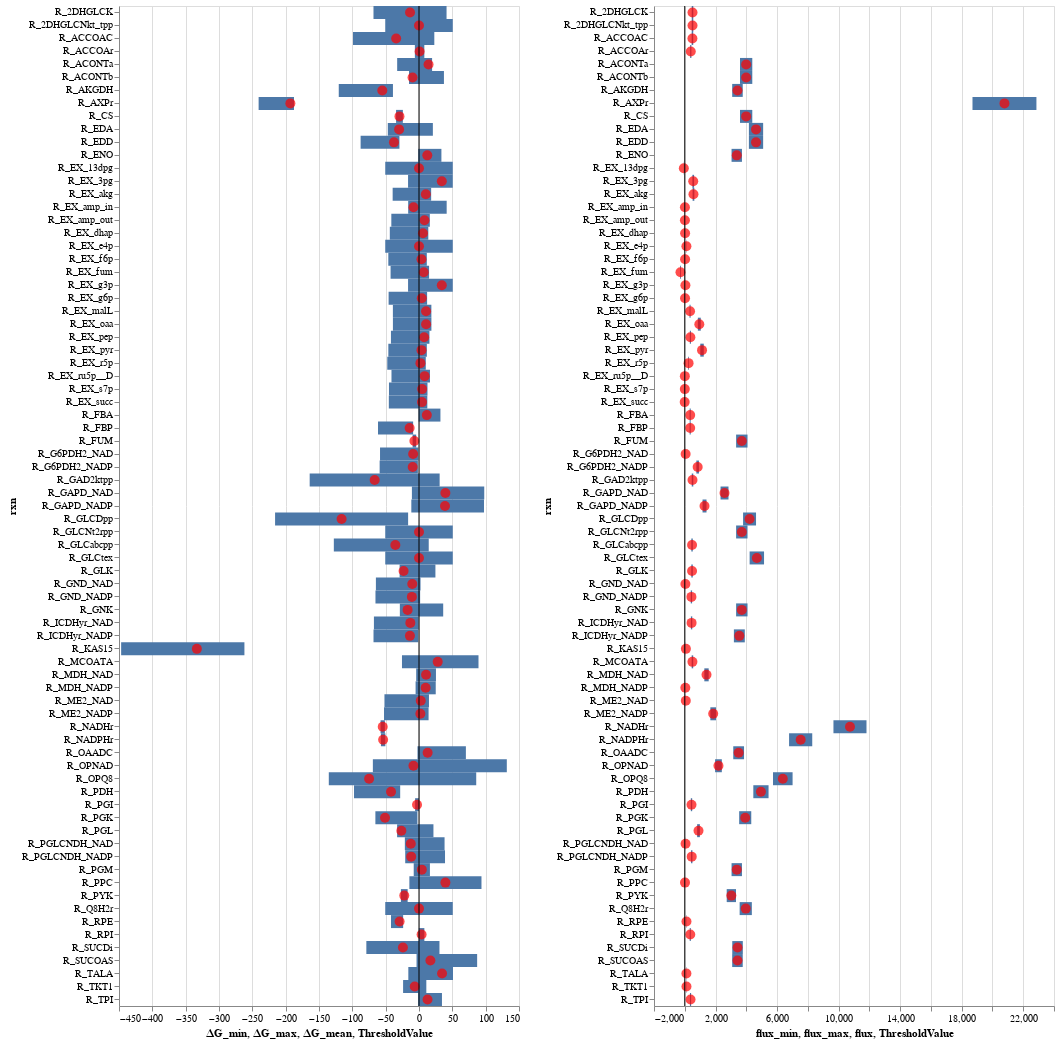

Notebook code for this chart:
### Code cell
flag, flux_df, dG_df = check_thermodynamic_feasibility(data_dict) 
dG_df['rxn'] = dG_df.index


flux_df['rxn'] = flux_df.index
flux_df['flux_min'] = flux_df['vref_mean (mmol/L/h)'] - flux_df['vref_std (mmol/L/h)']
flux_df['flux_max'] = flux_df['vref_mean (mmol/L/h)'] + flux_df['vref_std (mmol/L/h)']
flux_df['flux'] = flux_df['vref_mean (mmol/L/h)']

height=1000
width=400
plot_dG_and_flux(dG_df,  flux_df, height, width)

### Figure 1 — Vega-Lite specification as saved in the notebook (floating-point values rounded to 4 significant figures)
{"$schema": "https://vega.github.io/schema/vega-lite/v3.3.0.json", "config": {"mark": {"tooltip": null}, "view": {"height": 300, "width": 400}}, "datasets": {"data-18737f45919422dc9ff2b46f0f3815c0": [{"flux": 473, "flux_max": 520.3, "flux_min": 425.7, "rxn": "R_GLCabcpp", "vref_mean (mmol/L/h)": 473, "vref_mean2 (mmol/L/h)": 473, "vref_std (mmol/L/h)": 47.3, "vref_std2 (mmol/L/h)": 47.3}, {"flux": 473, "flux_max": 520.3, "flux_min": 425.7, "rxn": "R_GLK", "vref_mean (mmol/L/h)": 473, "vref_mean2 (mmol/L/h)": 473, "vref_std (mmol/L/h)": 47.3, "vref_std2 (mmol/L/h)": 47.3}, {"flux": 3708, "flux_max": 4079.0, "flux_min": 3337.0, "rxn": "R_GLCNt2rpp", "vref_mean (mmol/L/h)": 3708, "vref_mean2 (mmol/L/h)": 3708, "vref_std (mmol/L/h)": 370.7, "vref_std2 (mmol/L/h)": 370.7}, {"flux": 3708, "flux_max": 4079.0, "flux_min": 3337.0, "rxn": "R_GNK", "vref_mean (mmol/L/h)": 3708, "vref_mean2 (mmol/L/h)": 3708, "vref_std (mmol/L/h)": 370.7, "vref_std2 (mmol/L/h)": 370.7}, {"flux": 503, "flux_max": 553.3, "flux_min": 452.7, "rxn": "R_2DHGLCNkt_tpp", "vref_mean (mmol/L/h)": 503, "vref_mean2 (mmol/L/h)": 503, "vref_std (mmol/L/h)": 50.3, "vref_std2 (mmol/L/h)": 50.3}, {"flux": 503, "flux_max": 553.3, "flux_min": 452.7, "rxn": "R_2DHGLCK", "vref_mean (mmol/L/h)": 503, "vref_mean2 (mmol/L/h)": 503, "vref_std (mmol/L/h)": 50.3, "vref_std2 (mmol/L/h)": 50.3}, {"flux": 51, "flux_max": 56.1, "flux_min": 45.9, "rxn": "R_PGLCNDH_NAD", "vref_mean (mmol/L/h)": 51, "vref_mean2 (mmol/L/h)": 51, "vref_std (mmol/L/h)": 5.1, "vref_std2 (mmol/L/h)": 5.1}, {"flux": 452, "flux_max": 497.2, "flux_min": 406.8, "rxn": "R_PGLCNDH_NADP", "vref_mean (mmol/L/h)": 452, "vref_mean2 (mmol/L/h)": 452, "vref_std (mmol/L/h)": 45.2, "vref_std2 (mmol/L/h)": 45.2}, {"flux": 4211, "flux_max": 4632.0, "flux_min": 3790.0, "rxn": "R_GLCDpp", "vref_mean (mmol/L/h)": 4211, "vref_mean2 (mmol/L/h)": 4211, "vref_std (mmol/L/h)": 421.1, "vref_std2 (mmol/L/h)": 421.1}, {"flux": 503, "flux_max": 553.3, "flux_min": 452.7, "rxn": "R_GAD2ktpp", "vref_mean (mmol/L/h)": 503, "vref_mean2 (mmol/L/h)": 503, "vref_std (mmol/L/h)": 50.3, "vref_std2 (mmol/L/h)": 50.3}, {"flux": 55, "flux_max": 60.5, "flux_min": 49.5, "rxn": "R_G6PDH2_NAD", "vref_mean (mmol/L/h)": 55, "vref_mean2 (mmol/L/h)": 55, "vref_std (mmol/L/h)": 5.5, "vref_std2 (mmol/L/h)": 5.5}, {"flux": 838, "flux_max": 921.8, "flux_min": 754.2, "rxn": "R_G6PDH2_NADP", "vref_mean (mmol/L/h)": 838, "vref_mean2 (mmol/L/h)": 838, "vref_std (mmol/L/h)": 83.8, "vref_std2 (mmol/L/h)": 83.8}, {"flux": 893, "flux_max": 982.3, "flux_min": 803.7, "rxn": "R_PGL", "vref_mean (mmol/L/h)": 893, "vref_mean2 (mmol/L/h)": 893, "vref_std (mmol/L/h)": 89.3, "vref_std2 (mmol/L/h)": 89.3}, {"flux": 41, "flux_max": 45.1, "flux_min": 36.9, "rxn": "R_GND_NAD", "vref_mean (mmol/L/h)": 41, "vref_mean2 (mmol/L/h)": 41, "vref_std (mmol/L/h)": 4.1, "vref_std2 (mmol/L/h)": 4.1}, {"flux": 432, "flux_max": 475.2, "flux_min": 388.8, "rxn": "R_GND_NADP", "vref_mean (mmol/L/h)": 432, "vref_mean2 (mmol/L/h)": 432, "vref_std (mmol/L/h)": 43.2, "vref_std2 (mmol/L/h)": 43.2}, {"flux": 357, "flux_max": 392.7, "flux_min": 321.3, "rxn": "R_RPI", "vref_mean (mmol/L/h)": 357, "vref_mean2 (mmol/L/h)": 357, "vref_std (mmol/L/h)": 35.7, "vref_std2 (mmol/L/h)": 35.7}, {"flux": 111, "flux_max": 122.1, "flux_min": 99.9, "rxn": "R_RPE", "vref_mean (mmol/L/h)": 111, "vref_mean2 (mmol/L/h)": 111, "vref_std (mmol/L/h)": 11.1, "vref_std2 (mmol/L/h)": 11.1}, {"flux": 111, "flux_max": 122.1, "flux_min": 99.9, "rxn": "R_TKT1", "vref_mean (mmol/L/h)": 111, "vref_mean2 (mmol/L/h)": 111, "vref_std (mmol/L/h)": 11.1, "vref_std2 (mmol/L/h)": 11.1}, {"flux": 107, "flux_max": 117.7, "flux_min": 96.3, "rxn": "R_TALA", "vref_mean (mmol/L/h)": 107, "vref_mean2 (mmol/L/h)": 107, "vref_std (mmol/L/h)": 10.7, "vref_std2 (mmol/L/h)": 10.7}, {"flux": 4631, "flux_max": 5094.0, "flux_min": 4168.0, "rxn": "R_EDD", "vref_mean (mmol/L/h)": 4631, "vref_mean2 (mmol/L/h)": 4631, "vref_std (mmol/L/h)": 463.1, "vref_std2 (mmol/L/h)": 463.1}, {"flux": 4631, "flux_max": 5094.0, "flux_min": 4168.0, "rxn": "R_EDA", "vref_mean (mmol/L/h)": 4631, "vref_mean2 (mmol/L/h)": 4631, "vref_std (mmol/L/h)": 463.1, "vref_std2 (mmol/L/h)": 463.1}, {"flux": 438, "flux_max": 481.8, "flux_min": 394.2, "rxn": "R_PGI", "vref_mean (mmol/L/h)": 438, "vref_mean2 (mmol/L/h)": 438, "vref_std (mmol/L/h)": 43.8, "vref_std2 (mmol/L/h)": 43.8}, {"flux": 352, "flux_max": 387.2, "flux_min": 316.8, "rxn": "R_FBP", "vref_mean (mmol/L/h)": 352, "vref_mean2 (mmol/L/h)": 352, "vref_std (mmol/L/h)": 35.2, "vref_std2 (mmol/L/h)": 35.2}, {"flux": 352, "flux_max": 387.2, "flux_min": 316.8, "rxn": "R_FBA", "vref_mean (mmol/L/h)": 352, "vref_mean2 (mmol/L/h)": 352, "vref_std (mmol/L/h)": 35.2, "vref_std2 (mmol/L/h)": 35.2}, {"flux": 374, "flux_max": 411.4, "flux_min": 336.6, "rxn": "R_TPI", "vref_mean (mmol/L/h)": 374, "vref_mean2 (mmol/L/h)": 374, "vref_std (mmol/L/h)": 37.4, "vref_std2 (mmol/L/h)": 37.4}, {"flux": 2584, "flux_max": 2842.0, "flux_min": 2326.0, "rxn": "R_GAPD_NAD", "vref_mean (mmol/L/h)": 2584, "vref_mean2 (mmol/L/h)": 2584, "vref_std (mmol/L/h)": 258.4, "vref_std2 (mmol/L/h)": 258.4}, {"flux": 1284, "flux_max": 1412.0, "flux_min": 1156.0, "rxn": "R_GAPD_NADP", "vref_mean (mmol/L/h)": 1284, "vref_mean2 (mmol/L/h)": 1284, "vref_std (mmol/L/h)": 128.4, "vref_std2 (mmol/L/h)": 128.4}, {"flux": 3929, "flux_max": 4322.0, "flux_min": 3536.0, "rxn": "R_PGK", "vref_mean (mmol/L/h)": 3929, "vref_mean2 (mmol/L/h)": 3929, "vref_std (mmol/L/h)": 392.9, "vref_std2 (mmol/L/h)": 392.9}, {"flux": 3379, "flux_max": 3717.0, "flux_min": 3041.0, "rxn": "R_PGM", "vref_mean (mmol/L/h)": 3379, "vref_mean2 (mmol/L/h)": 3379, "vref_std (mmol/L/h)": 337.9, "vref_std2 (mmol/L/h)": 337.9}, {"flux": 3379, "flux_max": 3717.0, "flux_min": 3041.0, "rxn": "R_ENO", "vref_mean (mmol/L/h)": 3379, "vref_mean2 (mmol/L/h)": 3379, "vref_std (mmol/L/h)": 337.9, "vref_std2 (mmol/L/h)": 337.9}, {"flux": 3029, "flux_max": 3332.0, "flux_min": 2726.0, "rxn": "R_PYK", "vref_mean (mmol/L/h)": 3029, "vref_mean2 (mmol/L/h)": 3029, "vref_std (mmol/L/h)": 302.9, "vref_std2 (mmol/L/h)": 302.9}, {"flux": 4951, "flux_max": 5446.0, "flux_min": 4456.0, "rxn": "R_PDH", "vref_mean (mmol/L/h)": 4951, "vref_mean2 (mmol/L/h)": 4951, "vref_std (mmol/L/h)": 495.1, "vref_std2 (mmol/L/h)": 495.1}, {"flux": 3502, "flux_max": 3852.0, "flux_min": 3152.0, "rxn": "R_OAADC", "vref_mean (mmol/L/h)": 3502, "vref_mean2 (mmol/L/h)": 3502, "vref_std (mmol/L/h)": 350.2, "vref_std2 (mmol/L/h)": 350.2}, {"flux": 15, "flux_max": 16.5, "flux_min": 13.5, "rxn": "R_PPC", "vref_mean (mmol/L/h)": 15, "vref_mean2 (mmol/L/h)": 15, "vref_std (mmol/L/h)": 1.5, "vref_std2 (mmol/L/h)": 1.5}, {"flux": 1848, "flux_max": 2033.0, "flux_min": 1663.0, "rxn": "R_ME2_NADP", "vref_mean (mmol/L/h)": 1848, "vref_mean2 (mmol/L/h)": 1848, "vref_std (mmol/L/h)": 184.8, "vref_std2 (mmol/L/h)": 184.8}, {"flux": 67, "flux_max": 73.7, "flux_min": 60.3, "rxn": "R_ME2_NAD", "vref_mean (mmol/L/h)": 67, "vref_mean2 (mmol/L/h)": 67, "vref_std (mmol/L/h)": 6.7, "vref_std2 (mmol/L/h)": 6.7}, {"flux": 1413, "flux_max": 1554.0, "flux_min": 1272.0, "rxn": "R_MDH_NAD", "vref_mean (mmol/L/h)": 1413, "vref_mean2 (mmol/L/h)": 1413, "vref_std (mmol/L/h)": 141.3, "vref_std2 (mmol/L/h)": 141.3}, {"flux": 36, "flux_max": 39.6, "flux_min": 32.4, "rxn": "R_MDH_NADP", "vref_mean (mmol/L/h)": 36, "vref_mean2 (mmol/L/h)": 36, "vref_std (mmol/L/h)": 3.6, "vref_std2 (mmol/L/h)": 3.6}, {"flux": 3708, "flux_max": 4079.0, "flux_min": 3337.0, "rxn": "R_FUM", "vref_mean (mmol/L/h)": 3708, "vref_mean2 (mmol/L/h)": 3708, "vref_std (mmol/L/h)": 370.8, "vref_std2 (mmol/L/h)": 370.8}, {"flux": 3430, "flux_max": 3773, "flux_min": 3087, "rxn": "R_SUCDi", "vref_mean (mmol/L/h)": 3430, "vref_mean2 (mmol/L/h)": 3430, "vref_std (mmol/L/h)": 343, "vref_std2 (mmol/L/h)": 343}, {"flux": 3425, "flux_max": 3082.0, "flux_min": 3768.0, "rxn": "R_SUCOAS", "vref_mean (mmol/L/h)": 3425, "vref_mean2 (mmol/L/h)": 3425, "vref_std (mmol/L/h)": -342.5, "vref_std2 (mmol/L/h)": -342.5}, {"flux": 3425, "flux_max": 3768.0, "flux_min": 3082.0, "rxn": "R_AKGDH", "vref_mean (mmol/L/h)": 3425, "vref_mean2 (mmol/L/h)": 3425, "vref_std (mmol/L/h)": 342.5, "vref_std2 (mmol/L/h)": 342.5}, {"flux": 3547, "flux_max": 3902.0, "flux_min": 3192.0, "rxn": "R_ICDHyr_NADP", "vref_mean (mmol/L/h)": 3547, "vref_mean2 (mmol/L/h)": 3547, "vref_std (mmol/L/h)": 354.7, "vref_std2 (mmol/L/h)": 354.7}, {"flux": 443, "flux_max": 487.3, "flux_min": 398.7, "rxn": "R_ICDHyr_NAD", "vref_mean (mmol/L/h)": 443, "vref_mean2 (mmol/L/h)": 443, "vref_std (mmol/L/h)": 44.3, "vref_std2 (mmol/L/h)": 44.3}, {"flux": 3990, "flux_max": 4389, "flux_min": 3591, "rxn": "R_ACONTa", "vref_mean (mmol/L/h)": 3990, "vref_mean2 (mmol/L/h)": 3990, "vref_std (mmol/L/h)": 399, "vref_std2 (mmol/L/h)": 399}, {"flux": 3990, "flux_max": 4389, "flux_min": 3591, "rxn": "R_ACONTb", "vref_mean (mmol/L/h)": 3990, "vref_mean2 (mmol/L/h)": 3990, "vref_std (mmol/L/h)": 399, "vref_std2 (mmol/L/h)": 399}, {"flux": 3990, "flux_max": 4389, "flux_min": 3591, "rxn": "R_CS", "vref_mean (mmol/L/h)": 3990, "vref_mean2 (mmol/L/h)": 3990, "vref_std (mmol/L/h)": 399, "vref_std2 (mmol/L/h)": 399}, {"flux": 498, "flux_max": 547.8, "flux_min": 448.2, "rxn": "R_ACCOAC", "vref_mean (mmol/L/h)": 498, "vref_mean2 (mmol/L/h)": 498, "vref_std (mmol/L/h)": 49.8, "vref_std2 (mmol/L/h)": 49.8}, {"flux": 73, "flux_max": 80.3, "flux_min": 65.7, "rxn": "R_KAS15", "vref_mean (mmol/L/h)": 73, "vref_mean2 (mmol/L/h)": 73, "vref_std (mmol/L/h)": 7.3, "vref_std2 (mmol/L/h)": 7.3}, {"flux": 498, "flux_max": 547.8, "flux_min": 448.2, "rxn": "R_MCOATA", "vref_mean (mmol/L/h)": 498, "vref_mean2 (mmol/L/h)": 498, "vref_std (mmol/L/h)": 49.8, "vref_std2 (mmol/L/h)": 49.8}, {"flux": 2190, "flux_max": 2409, "flux_min": 1971, "rxn": "R_OPNAD", "vref_mean (mmol/L/h)": 2190, "vref_mean2 (mmol/L/h)": 2190, "vref_std (mmol/L/h)": 219, "vref_std2 (mmol/L/h)": 219}, {"flux": 6371, "flux_max": 7008.0, "flux_min": 5734.0, "rxn": "R_OPQ8", "vref_mean (mmol/L/h)": 6371, "vref_mean2 (mmol/L/h)": 6371, "vref_std (mmol/L/h)": 637.1, "vref_std2 (mmol/L/h)": 637.1}, {"flux": 20780.0, "flux_max": 22860.0, "flux_min": 18700.0, "rxn": "R_AXPr", "vref_mean (mmol/L/h)": 20780.0, "vref_mean2 (mmol/L/h)": 20780.0, "vref_std (mmol/L/h)": 2078.0, "vref_std2 (mmol/L/h)": 2078.0}, {"flux": 10738, "flux_max": 11810.0, "flux_min": 9664.0, "rxn": "R_NADHr", "vref_mean (mmol/L/h)": 10738, "vref_mean2 (mmol/L/h)": 10738, "vref_std (mmol/L/h)": 1074.0, "vref_std2 (mmol/L/h)": 1074.0}, {"flux": 7533, "flux_max": 8286.0, "flux_min": 6780.0, "rxn": "R_NADPHr", "vref_mean (mmol/L/h)": 7533, "vref_mean2 (mmol/L/h)": 7533, "vref_std (mmol/L/h)": 753.3, "vref_std2 (mmol/L/h)": 753.3}, {"flux": 390, "flux_max": 429, "flux_min": 351, "rxn": "R_ACCOAr", "vref_mean (mmol/L/h)": 390, "vref_mean2 (mmol/L/h)": 390, "vref_std (mmol/L/h)": 39, "vref_std2 (mmol/L/h)": 39}, {"flux": 3963, "flux_max": 4359.0, "flux_min": 3567.0, "rxn": "R_Q8H2r", "vref_mean (mmol/L/h)": 3963, "vref_mean2 (mmol/L/h)": 3963, "vref_std (mmol/L/h)": 396.3, "vref_std2 (mmol/L/h)": 396.3}, {"flux": 4684, "flux_max": 5152.0, "flux_min": 4216.0, "rxn": "R_GLCtex", "vref_mean (mmol/L/h)": 4684, "vref_mean2 (mmol/L/h)": 4684, "vref_std (mmol/L/h)": 468.4, "vref_std2 (mmol/L/h)": 468.4}, {"flux": 1122, "flux_max": 1234.0, "flux_min": 1010.0, "rxn": "R_EX_pyr", "vref_mean (mmol/L/h)": 1122, "vref_mean2 (mmol/L/h)": 1122, "vref_std (mmol/L/h)": 112.2, "vref_std2 (mmol/L/h)": 112.2}, {"flux": 365, "flux_max": 401.5, "flux_min": 328.5, "rxn": "R_EX_pep", "vref_mean (mmol/L/h)": 365, "vref_mean2 (mmol/L/h)": 365, "vref_std (mmol/L/h)": 36.5, "vref_std2 (mmol/L/h)": 36.5}, {"flux": 18, "flux_max": 19.8, "flux_min": 16.2, "rxn": "R_EX_g6p", "vref_mean (mmol/L/h)": 18, "vref_mean2 (mmol/L/h)": 18, "vref_std (mmol/L/h)": 1.8, "vref_std2 (mmol/L/h)": 1.8}, {"flux": 246, "flux_max": 270.6, "flux_min": 221.4, "rxn": "R_EX_r5p", "vref_mean (mmol/L/h)": 246, "vref_mean2 (mmol/L/h)": 246, "vref_std (mmol/L/h)": 24.6, "vref_std2 (mmol/L/h)": 24.6}, {"flux": 41, "flux_max": 45.1, "flux_min": 36.9, "rxn": "R_EX_g3p", "vref_mean (mmol/L/h)": 41, "vref_mean2 (mmol/L/h)": 41, "vref_std (mmol/L/h)": 4.1, "vref_std2 (mmol/L/h)": 4.1}, {"flux": 107, "flux_max": 117.7, "flux_min": 96.3, "rxn": "R_EX_e4p", "vref_mean (mmol/L/h)": 107, "vref_mean2 (mmol/L/h)": 107, "vref_std (mmol/L/h)": 10.7, "vref_std2 (mmol/L/h)": 10.7}, {"flux": 21, "flux_max": 23.1, "flux_min": 18.9, "rxn": "R_EX_f6p", "vref_mean (mmol/L/h)": 21, "vref_mean2 (mmol/L/h)": 21, "vref_std (mmol/L/h)": 2.1, "vref_std2 (mmol/L/h)": 2.1}, {"flux": 550, "flux_max": 605, "flux_min": 495, "rxn": "R_EX_3pg", "vref_mean (mmol/L/h)": 550, "vref_mean2 (mmol/L/h)": 550, "vref_std (mmol/L/h)": 55, "vref_std2 (mmol/L/h)": 55}, {"flux": 946, "flux_max": 1041.0, "flux_min": 851.4, "rxn": "R_EX_oaa", "vref_mean (mmol/L/h)": 946, "vref_mean2 (mmol/L/h)": 946, "vref_std (mmol/L/h)": 94.6, "vref_std2 (mmol/L/h)": 94.6}, {"flux": 344, "flux_max": 378.4, "flux_min": 309.6, "rxn": "R_EX_malL", "vref_mean (mmol/L/h)": 344, "vref_mean2 (mmol/L/h)": 344, "vref_std (mmol/L/h)": 34.4, "vref_std2 (mmol/L/h)": 34.4}, {"flux": 565, "flux_max": 621.5, "flux_min": 508.5, "rxn": "R_EX_akg", "vref_mean (mmol/L/h)": 565, "vref_mean2 (mmol/L/h)": 565, "vref_std (mmol/L/h)": 56.5, "vref_std2 (mmol/L/h)": 56.5}, {"flux": -5, "flux_max": -5.5, "flux_min": -4.5, "rxn": "R_EX_succ", "vref_mean (mmol/L/h)": -5, "vref_mean2 (mmol/L/h)": -5, "vref_std (mmol/L/h)": -0.5, "vref_std2 (mmol/L/h)": -0.5}, {"flux": 5, "flux_max": 5.5, "flux_min": 4.5, "rxn": "R_EX_ru5p__D", "vref_mean (mmol/L/h)": 5, "vref_mean2 (mmol/L/h)": 5, "vref_std (mmol/L/h)": 0.5, "vref_std2 (mmol/L/h)": 0.5}, {"flux": -278, "flux_max": -305.8, "flux_min": -250.2, "rxn": "R_EX_fum", "vref_mean (mmol/L/h)": -278, "vref_mean2 (mmol/L/h)": -278, "vref_std (mmol/L/h)": -27.8, "vref_std2 (mmol/L/h)": -27.8}, {"flux": 4, "flux_max": 4.4, "flux_min": 3.6, "rxn": "R_EX_s7p", "vref_mean (mmol/L/h)": 4, "vref_mean2 (mmol/L/h)": 4, "vref_std (mmol/L/h)": 0.4, "vref_std2 (mmol/L/h)": 0.4}, {"flux": -61, "flux_max": -67.1, "flux_min": -54.9, "rxn": "R_EX_13dpg", "vref_mean (mmol/L/h)": -61, "vref_mean2 (mmol/L/h)": -61, "vref_std (mmol/L/h)": -6.1, "vref_std2 (mmol/L/h)": -6.1}, {"flux": 22, "flux_max": 24.2, "flux_min": 19.8, "rxn": "R_EX_dhap", "vref_mean (mmol/L/h)": 22, "vref_mean2 (mmol/L/h)": 22, "vref_std (mmol/L/h)": 2.2, "vref_std2 (mmol/L/h)": 2.2}, {"flux": 10, "flux_max": 11, "flux_min": 9, "rxn": "R_EX_amp_in", "vref_mean (mmol/L/h)": 10, "vref_mean2 (mmol/L/h)": 10, "vref_std (mmol/L/h)": 1, "vref_std2 (mmol/L/h)": 1}, {"flux": 10, "flux_max": 11, "flux_min": 9, "rxn": "R_EX_amp_out", "vref_mean (mmol/L/h)": 10, "vref_mean2 (mmol/L/h)": 10, "vref_std (mmol/L/h)": 1, "vref_std2 (mmol/L/h)": 1}], "data-bd0330fd1c758d063fa9dd99a1c05cea": [{"rxn": "R_GLCabcpp", "∆G_max": 14.6, "∆G_mean": -35.48, "∆G_min": -127.8}, {"rxn": "R_GLK", "∆G_max": 24.62, "∆G_mean": -23.11, "∆G_min": -29.07}, {"rxn": "R_GLCNt2rpp", "∆G_max": 50.64, "∆G_mean": 0, "∆G_min": -50.64}, {"rxn": "R_GNK", "∆G_max": 36.3, "∆G_mean": -17.1, "∆G_min": -28.72}, {"rxn": "R_2DHGLCNkt_tpp", "∆G_max": 50.64, "∆G_mean": 0, "∆G_min": -50.64}, {"rxn": "R_2DHGLCK", "∆G_max": 41.33, "∆G_mean": -13.47, "∆G_min": -68.26}, {"rxn": "R_PGLCNDH_NAD", "∆G_max": 38.35, "∆G_mean": -12.33, "∆G_min": -21.23}, {"rxn": "R_PGLCNDH_NADP", "∆G_max": 39.03, "∆G_mean": -11.71, "∆G_min": -20.67}, {"rxn": "R_GLCDpp", "∆G_max": -16.32, "∆G_mean": -116.1, "∆G_min": -215.9}, {"rxn": "R_GAD2ktpp", "∆G_max": 30.98, "∆G_mean": -66.5, "∆G_min": -164.0}, {"rxn": "R_G6PDH2_NAD", "∆G_max": -0.9992, "∆G_mean": -8.841, "∆G_min": -58.46}, {"rxn": "R_G6PDH2_NADP", "∆G_max": -1.685, "∆G_mean": -9.468, "∆G_min": -59.02}, {"rxn": "R_PGL", "∆G_max": 21.66, "∆G_mean": -26.47, "∆G_min": -32.84}, {"rxn": "R_GND_NAD", "∆G_max": 2.3, "∆G_mean": -10.08, "∆G_min": -64.66}, {"rxn": "R_GND_NADP", "∆G_max": 1.704, "∆G_mean": -10.69, "∆G_min": -65.29}, {"rxn": "R_RPI", "∆G_max": 8.044, "∆G_mean": 3.884, "∆G_min": -0.2748}, {"rxn": "R_RPE", "∆G_max": -23.78, "∆G_mean": -29.1, "∆G_min": -42.01}, {"rxn": "R_TKT1", "∆G_max": 10.99, "∆G_mean": -6.438, "∆G_min": -23.87}, {"rxn": "R_TALA", "∆G_max": 51.0, "∆G_mean": 34.58, "∆G_min": -16.01}, {"rxn": "R_EDD", "∆G_max": -29.35, "∆G_mean": -37.58, "∆G_min": -87.57}, {"rxn": "R_EDA", "∆G_max": 20.8, "∆G_mean": -29.87, "∆G_min": -46.79}, {"rxn": "R_PGI", "∆G_max": -0.08474, "∆G_mean": -2.964, "∆G_min": -5.843}, {"rxn": "R_FBP", "∆G_max": -8.811, "∆G_mean": -14.05, "∆G_min": -61.49}, {"rxn": "R_FBA", "∆G_max": 32.15, "∆G_mean": 11.76, "∆G_min": -0.6163}, {"rxn": "R_TPI", "∆G_max": 34.44, "∆G_mean": 12.77, "∆G_min": -1.31}, {"rxn": "R_GAPD_NAD", "∆G_max": 97.87, "∆G_mean": 39.6, "∆G_min": -10.65}, {"rxn": "R_GAPD_NADP", "∆G_max": 97.5, "∆G_mean": 38.98, "∆G_min": -11.51}, {"rxn": "R_PGK", "∆G_max": -2.375, "∆G_mean": -50.99, "∆G_min": -65.42}, {"rxn": "R_PGM", "∆G_max": 16.38, "∆G_mean": 4.23, "∆G_min": -7.92}, {"rxn": "R_ENO", "∆G_max": 33.62, "∆G_mean": 12.45, "∆G_min": -1.133}, {"rxn": "R_PYK", "∆G_max": -17.03, "∆G_mean": -22.09, "∆G_min": -27.15}, {"rxn": "R_PDH", "∆G_max": -28.23, "∆G_mean": -41.97, "∆G_min": -97.48}, {"rxn": "R_OAADC", "∆G_max": 70.32, "∆G_mean": 12.94, "∆G_min": -2.237}, {"rxn": "R_PPC", "∆G_max": 93.71, "∆G_mean": 39.63, "∆G_min": -14.45}, {"rxn": "R_ME2_NADP", "∆G_max": 14.36, "∆G_mean": 2.047, "∆G_min": -52.47}, {"rxn": "R_ME2_NAD", "∆G_max": 14.94, "∆G_mean": 2.664, "∆G_min": -51.82}, {"rxn": "R_MDH_NAD", "∆G_max": 25.43, "∆G_mean": 10.61, "∆G_min": -4.205}, {"rxn": "R_MDH_NADP", "∆G_max": 25.1, "∆G_mean": 9.997, "∆G_min": -5.101}, {"rxn": "R_FUM", "∆G_max": -4.223, "∆G_mean": -6.882, "∆G_min": -9.541}, {"rxn": "R_SUCDi", "∆G_max": 30.7, "∆G_mean": -24.14, "∆G_min": -78.98}, {"rxn": "R_SUCOAS", "∆G_max": 87.21, "∆G_mean": 17.08, "∆G_min": -3.676}, {"rxn": "R_AKGDH", "∆G_max": -39.08, "∆G_mean": -55.04, "∆G_min": -120.4}, {"rxn": "R_ICDHyr_NADP", "∆G_max": -1.195, "∆G_mean": -13.61, "∆G_min": -68.23}, {"rxn": "R_ICDHyr_NAD", "∆G_max": -0.5789, "∆G_mean": -12.99, "∆G_min": -67.61}, {"rxn": "R_ACONTa", "∆G_max": 19.63, "∆G_mean": 14.33, "∆G_min": -32.74}, {"rxn": "R_ACONTb", "∆G_max": 37.41, "∆G_mean": -9.666, "∆G_min": -14.97}, {"rxn": "R_CS", "∆G_max": -24.21, "∆G_mean": -29.31, "∆G_min": -34.41}, {"rxn": "R_ACCOAC", "∆G_max": 22.97, "∆G_mean": -34.23, "∆G_min": -99.02}, {"rxn": "R_KAS15", "∆G_max": -261.9, "∆G_mean": -333.2, "∆G_min": -446.8}, {"rxn": "R_MCOATA", "∆G_max": 89.25, "∆G_mean": 28.06, "∆G_min": -25.54}, {"rxn": "R_OPNAD", "∆G_max": 131.7, "∆G_mean": -8.312, "∆G_min": -69.21}, {"rxn": "R_OPQ8", "∆G_max": 85.84, "∆G_mean": -74.85, "∆G_min": -135.3}, {"rxn": "R_AXPr", "∆G_max": -187.5, "∆G_mean": -192.9, "∆G_min": -240.6}, {"rxn": "R_NADHr", "∆G_max": -51.2, "∆G_mean": -54.42, "∆G_min": -57.64}, {"rxn": "R_NADPHr", "∆G_max": -50.49, "∆G_mean": -53.81, "∆G_min": -57.13}, {"rxn": "R_ACCOAr", "∆G_max": 7.994, "∆G_mean": 0.895, "∆G_min": -6.204}, {"rxn": "R_Q8H2r", "∆G_max": 50.64, "∆G_mean": 0, "∆G_min": -50.64}, {"rxn": "R_GLCtex", "∆G_max": 50.64, "∆G_mean": 0, "∆G_min": -50.64}, {"rxn": "R_EX_pyr", "∆G_max": 11.76, "∆G_mean": 3.776, "∆G_min": -45.98}, {"rxn": "R_EX_pep", "∆G_max": 15.65, "∆G_mean": 7.669, "∆G_min": -42.09}, {"rxn": "R_EX_g6p", "∆G_max": 12.16, "∆G_mean": 4.176, "∆G_min": -45.58}, {"rxn": "R_EX_r5p", "∆G_max": 10.16, "∆G_mean": 2.174, "∆G_min": -47.58}, {"rxn": "R_EX_g3p", "∆G_max": 50.64, "∆G_mean": 34.2, "∆G_min": -16.41}, {"rxn": "R_EX_e4p", "∆G_max": 50.64, "∆G_mean": 0, "∆G_min": -50.64}, {"rxn": "R_EX_f6p", "∆G_max": 11.72, "∆G_mean": 3.732, "∆G_min": -46.02}, {"rxn": "R_EX_3pg", "∆G_max": 50.64, "∆G_mean": 34.2, "∆G_min": -16.41}, {"rxn": "R_EX_oaa", "∆G_max": 18.61, "∆G_mean": 10.63, "∆G_min": -39.13}, {"rxn": "R_EX_malL", "∆G_max": 18.56, "∆G_mean": 10.58, "∆G_min": -39.18}, {"rxn": "R_EX_akg", "∆G_max": 18.22, "∆G_mean": 10.24, "∆G_min": -39.51}, {"rxn": "R_EX_succ", "∆G_max": 12.48, "∆G_mean": 4.498, "∆G_min": -45.26}, {"rxn": "R_EX_ru5p__D", "∆G_max": 16.46, "∆G_mean": 8.478, "∆G_min": -41.28}, {"rxn": "R_EX_fum", "∆G_max": 15.12, "∆G_mean": 7.138, "∆G_min": -42.62}, {"rxn": "R_EX_s7p", "∆G_max": 12.7, "∆G_mean": 4.722, "∆G_min": -45.03}, {"rxn": "R_EX_13dpg", "∆G_max": 50.64, "∆G_mean": 0, "∆G_min": -50.64}, {"rxn": "R_EX_dhap", "∆G_max": 13.96, "∆G_mean": 5.976, "∆G_min": -43.78}, {"rxn": "R_EX_amp_in", "∆G_max": 41.51, "∆G_mean": -8.245, "∆G_min": -16.23}, {"rxn": "R_EX_amp_out", "∆G_max": 16.23, "∆G_mean": 8.245, "∆G_min": -41.51}], "data-d7255ad842f014c46f35befde053a015": [{"Threshold": "hazardous", "ThresholdValue": 0}]}, "hconcat": [{"data": {"name": "data-bd0330fd1c758d063fa9dd99a1c05cea"}, "layer": [{"encoding": {"x": {"field": "∆G_min", "type": "quantitative"}, "x2": {"field": "∆G_max"}, "y": {"field": "rxn", "type": "nominal"}}, "height": 1000, "mark": "rect", "width": 400}, {"encoding": {"tooltip": [{"field": "rxn", "type": "nominal"}, {"field": "∆G_min", "type": "quantitative"}, {"field": "∆G_mean", "type": "quantitative"}, {"field": "∆G_max", "type": "quantitative"}], "x": {"field": "∆G_mean", "type": "quantitative"}, "y": {"field": "rxn", "type": "nominal"}}, "mark": {"color": "red", "filled": true, "size": 100, "type": "point"}, "selection": {"selector003": {"bind": "scales", "encodings": ["x", "y"], "type": "interval"}}}, {"data": {"name": "data-d7255ad842f014c46f35befde053a015"}, "encoding": {"x": {"field": "ThresholdValue", "type": "quantitative"}}, "mark": "rule"}]}, {"data": {"name": "data-18737f45919422dc9ff2b46f0f3815c0"}, "layer": [{"encoding": {"x": {"field": "flux_min", "type": "quantitative"}, "x2": {"field": "flux_max"}, "y": {"field": "rxn", "type": "nominal"}}, "height": 1000, "mark": "rect", "width": 400}, {"encoding": {"tooltip": [{"field": "rxn", "type": "nominal"}, {"field": "flux", "type": "quantitative"}], "x": {"field": "flux", "type": "quantitative"}, "y": {"field": "rxn", "type": "nominal"}}, "mark": {"color": "red", "filled": true, "size": 100, "type": "point"}, "selection": {"selector004": {"bind": "scales", "encodings": ["x", "y"], "type": "interval"}}}, {"data": {"name": "data-d7255ad842f014c46f35befde053a015"}, "encoding": {"x": {"field": "ThresholdValue", "type": "quantitative"}}, "mark": "rule"}]}]}
